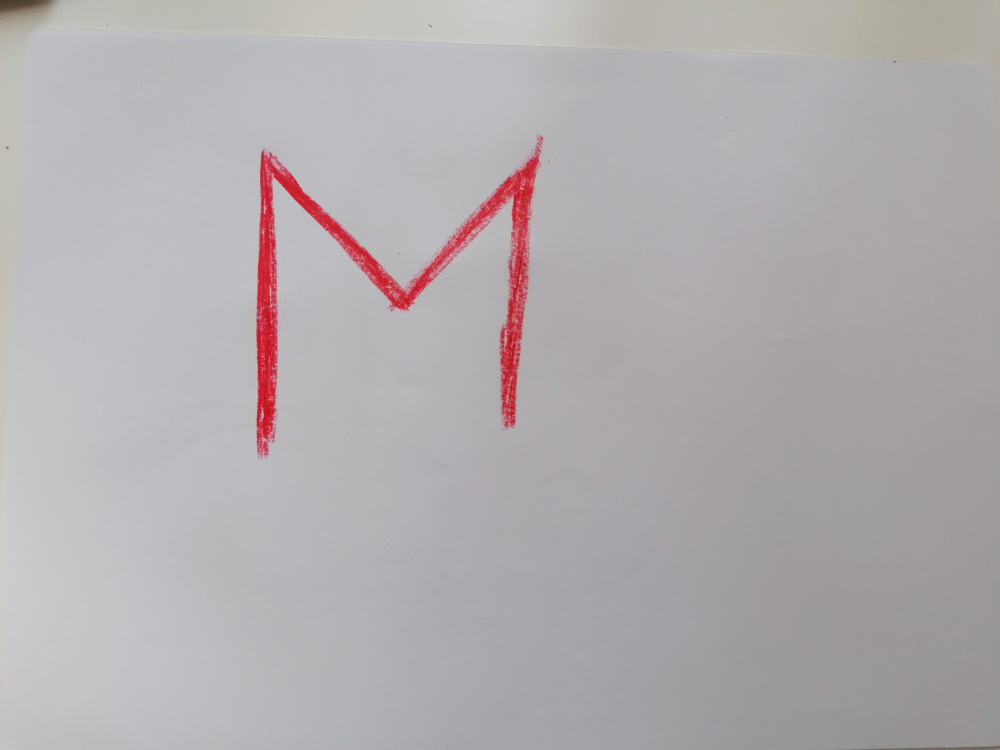
#> input picture Foto_prova_contorni.jpg, 4000 x 3000 px, given in place of the camera (shown at 1/4 size)
$ python ColorTracking.py   (older library calls are emulated)
#> lines starting #> are read from the running program, lines starting #| are printed output that depends on the picture
import cv2
import numpy
import argparse
import sys
import imutils
from collections import deque

OBJECT_LENGHT = (15 / 2.54) * 96 #(cm/(inches * cm)) * (pixel*inches) (resolution


def empty(a):
    pass
#Create the track bar HSV values (hue, saturation, value = brightness) to default
cv2.namedWindow("Prova")
cv2.resizeWindow("Prova", 640, 240)
cv2.createTrackbar("Hue MIN", "Prova", 17, 255, empty)
cv2.createTrackbar("Hue MAX", "Prova", 65, 255, empty)
cv2.createTrackbar("Sat MIN", "Prova", 95, 255, empty)
cv2.createTrackbar("Sat MAX", "Prova", 255, 255, empty)
cv2.createTrackbar("Val MIN", "Prova", 111, 255, empty)
cv2.createTrackbar("Val MAX", "Prova", 255, 255, empty)

class LaserTracker(object):
        #Set values to the trackbar output calues
        def values(self):
            self.hue_min = 17
            self.hue_max = 65
            self.sat_min = 95
            self.sat_max = 255
            self.val_min = 111
            self.val_max = 255

        #HSHSV values to detect an hand
        def values_mano(self):
            self.hue_min = cv2.getTrackbarPos("Hue MIN", "Prova")
            self.hue_max = cv2.getTrackbarPos("Hue MAX", "Prova")
            self.sat_min = cv2.getTrackbarPos("Sat MIN", "Prova")
            self.sat_max = cv2.getTrackbarPos("Sat MAX", "Prova")
            self.val_min = cv2.getTrackbarPos("Val MIN", "Prova")
            self.val_max = cv2.getTrackbarPos("Val MAX", "Prova")

        def __init__(self, cam_width=640, cam_height=480, hue_min=20, hue_max=120,
                 sat_min=100, sat_max=255, val_min=200, val_max=256,
                 display_thresholds=False, q_line_mano=0, m_line_mano=0):

            #Initial values
            self.cam_width = cam_width
            self.cam_height = cam_height
            self.hue_min = hue_min
            self.hue_max = hue_max
            self.sat_min = sat_min
            self.sat_max = sat_max
            self.val_min = val_min
            self.val_max = val_max
            self.display_thresholds = display_thresholds
            self.m_line_mano = 0
            self.q_line_mano = 0

            self.capture = None  # camera capture device
            self.channels = {
                'hue': None,
                'saturation': None,
                'value': None,
                'laser': None,
            }

            self.previous_position = None
            self.trail = numpy.zeros((self.cam_height, self.cam_width, 3),numpy.uint8)

        def create_and_position_window(self, name, xpos, ypos):
            """Creates a named widow placing it on the screen at (xpos, ypos)."""
            # Create a window
            cv2.namedWindow(name)
            # Resize it to the size of the camera image
            cv2.resizeWindow(name, self.cam_width, self.cam_height)
            # Move to (xpos,ypos) on the screen
            cv2.moveWindow(name, xpos,  ypos)

        def setup_camera_capture(self, device_num=0):
            """Perform camera setup for the device number (default device = 0).
            Returns a reference to the camera Capture object.
            """
#> in run, frame is the input picture: shape (3000, 4000, 3); mean B, G, R 176.5, 173.7, 178.1
            try:
                device = int(device_num)
                sys.stdout.write("Using Camera Device: {0}\n".format(device))
            except (IndexError, ValueError):
                # assume we want the 1st device
                device = 0
                sys.stderr.write("Invalid Device. Using default device 0\n")

            # Try to start capturing frames
            self.capture = cv2.VideoCapture(device, cv2.CAP_DSHOW)
            if not self.capture.isOpened():
                sys.stderr.write("Failed to Open Capture device. Quitting.\n")
                sys.exit(1)

            # set the wanted image size from the camera
            self.capture.set(
                cv2.cv.CV_CAP_PROP_FRAME_WIDTH if cv2.__version__.startswith('2') else cv2.CAP_PROP_FRAME_WIDTH,
                self.cam_width
            )
            self.capture.set(
                cv2.cv.CV_CAP_PROP_FRAME_HEIGHT if cv2.__version__.startswith('2') else cv2.CAP_PROP_FRAME_HEIGHT,
                self.cam_height
            )
            return self.capture

        def handle_quit(self, delay=10):
            """Quit the program if the user presses "Esc" or "q"."""
            key = cv2.waitKey(delay)
            c = chr(key & 255)
            if c in ['c', 'C']:
                self.trail = numpy.zeros((self.cam_height, self.cam_width, 3),
                                         numpy.uint8)
            if c in ['q', 'Q', chr(27)]:
                sys.exit(0)

        def threshold_image(self, channel):
            if channel == "hue":
                minimum = self.hue_min
                maximum = self.hue_max
            elif channel == "saturation":
                minimum = self.sat_min
                maximum = self.sat_max
            elif channel == "value":
                minimum = self.val_min
                maximum = self.val_max

            (t, tmp) = cv2.threshold(
                self.channels[channel],  # src
                maximum,  # threshold value
                0,  # we dont care because of the selected type
                cv2.THRESH_TOZERO_INV  # t type
            )

            (t, self.channels[channel]) = cv2.threshold(
                tmp,  # src
                minimum,  # threshold value
                255,  # maxvalue
                cv2.THRESH_BINARY  # type
            )


        def track_mano(self, frame, mask):

            pts = deque(maxlen=64)
            cnts = cv2.findContours(mask.copy(), cv2.RETR_EXTERNAL,
                                    cv2.CHAIN_APPROX_SIMPLE)
            cnts = imutils.grab_contours(cnts)
            center = None
            # only proceed if at least one contour was found
            if len(cnts) > 0:
                # find the largest contour in the mask, then use
                # it to compute the minimum enclosing circle and
                # centroid
                c = max(cnts, key=cv2.contourArea)

                rect = cv2.minAreaRect(c)
                box = cv2.boxPoints(rect)
                box = numpy.int0(box)
                #Fist point of the box is le lowest, than we determine the seocond lowest and one on the top
                lower_point_1 = box[3]
                if box[0][1] > box [2][1]:
                    lower_point_2 = box[0]
                else:
                    lower_point_2 = box[2]

                self.m_line_mano = (lower_point_2[1] - lower_point_1[1])/(lower_point_2[0] - lower_point_1[0])
                self.q_line_mano = lower_point_1[1] - lower_point_1[0] * self.m_line_mano
                cv2.line(frame, (lower_point_1[0], lower_point_1[1]), (lower_point_2[0], lower_point_2[1]), (0, 255, 0), 2)


        def track(self, frame, mask):
            """
            Track the position of the laser pointer.
            Code taken from
            http://www.pyimagesearch.com/2015/09/14/ball-tracking-with-opencv/

            center = None

            countours = cv2.findContours(mask, cv2.RETR_EXTERNAL,
                                         cv2.CHAIN_APPROX_SIMPLE)[-2]

            # only proceed if at least one contour was found
            if len(countours) > 0:
                # find the largest contour in the mask, then use
                # it to compute the minimum enclosing circle and
                # centroid
                c = max(countours, key=cv2.contourArea)
                ((x, y), radius) = cv2.minEnclosingCircle(c)
                moments = cv2.moments(c)
                if moments["m00"] > 0:
                    center = int(moments["m10"] / moments["m00"]), \
                             int(moments["m01"] / moments["m00"])
                else:
                    center = int(x), int(y)

                # only proceed if the radius meets a minimum size
                if radius > 10:
                    # draw the circle and centroid on the frame,
                    cv2.circle(frame, (int(x), int(y)), int(radius),
                               (0, 255, 255), 2)
                    cv2.circle(frame, center, 5, (0, 0, 255), -1)
                    # then update the pointer trail
                    if self.previous_position:
                        cv2.line(self.trail, self.previous_position, center,
                                 (255, 255, 255), 2)

            cv2.add(self.trail, frame, frame)
            self.previous_position = center
            """
            # find contours in the mask and initialize the current
            # (x, y) center of the ball
            pts = deque(maxlen=64)
            cnts = cv2.findContours(mask.copy(), cv2.RETR_EXTERNAL,
                                    cv2.CHAIN_APPROX_SIMPLE)
            cnts = imutils.grab_contours(cnts)
            center = None
            # only proceed if at least one contour was found
            if len(cnts) > 0:
                # find the largest contour in the mask, then use
                # it to compute the minimum enclosing circle and
                # centroid
                c = max(cnts, key=cv2.contourArea)

                rect = cv2.minAreaRect(c)
                box = cv2.boxPoints(rect)
                box = numpy.int0(box)
                cv2.drawContours(frame, [box], 0, (0, 0, 255), 2)
                #Find the object rotationa angle, its center and finds the line going throught the center and parallel to the object countor (its axes)
                if box[0][1] > box[2][1]:
                    highest_point_2 = box[0]
                else:
                    highest_point_2 = box[2]
                lowest_point = box[1]
                m_line = (highest_point_2[1] - lowest_point[1]) / (highest_point_2[0] - lowest_point[0])
                x_center = rect[0][0]
                y_center = rect[0][1]
                visible_lenght = rect[1][0]
                q_line = y_center - x_center * m_line
                x_point = self.cam_width #Substitute with self.cam_width
                try:
                    y_point = int(x_point * m_line + q_line)
                    x_center = int(x_center)
                    y_center = int(y_center)
                    #cv2.line(frame, (x_center, y_center), (x_point, y_point), (0, 255, 0), 2)
                except:
                    print("Cannot see pen")
                #Now knowing the the axes, the real object lenght and tis center we can find where the real edge is
                    #First I caluclate half the side of the contour
                half_side = visible_lenght/2 #(numpy.sqrt(numpy.square(box[0][0] - box[3][0]) + numpy.square(box[0][1] - box[3][1])))/2
                    #Than I find the radius of the points with center in the countr center and distant le object lenght - half the dise
                radius = OBJECT_LENGHT - half_side #+ numpy.sqrt(numpy.square(y_center) + numpy.square(x_center))
                    #Knowing the line angle i can find the points of the edge with cos and sin functions
                x_edge = (self.q_line_mano - q_line)/(m_line - self.m_line_mano)
                y_edge = x_edge*m_line + q_line
                #print(radius)
                #print(x_edge)
                #print(y_edge)
                try:
                    cv2.circle(frame, (int(x_edge), int(y_edge)), 50,(0, 255, 255), 2)
                except:
                    print("Cannot see hand")

                """print(int(x_center))
                print(int(y_center))
                print(x_point)
                print(y_point)
                print("Bordi scatola:")
                print(box)
                print("\nCentro, lunghezza e larghezza, angolo di rotazione: ")
                print(rect) """

                ((x, y), radius) = cv2.minEnclosingCircle(c)
                M = cv2.moments(c)
                # M>0 to avoid ZeroDivisionError
                if M["m00"] > 0:
                    center = int(M["m10"] / M["m00"]), \
                             int(M["m01"] / M["m00"])
                # only proceed if the radius meets a minimum size
                if radius > 10:
                    # draw the circle and centroid on the frame,
                    # then update the list of tracked points
                    cv2.circle(frame, (int(x), int(y)), int(radius),
                               (0, 255, 255), 2)
                    #cv2.circle(frame, center, 5, (0, 0, 255), -1)
            # update the points queue
            pts.appendleft(center)

            # loop over the set of tracked points
            for i in range(1, len(pts)):
                # if either of the tracked points are None, ignore
                # them
                if pts[i - 1] is None or pts[i] is None:
                    continue
                # otherwise, compute the thickness of the line and
                # draw the connecting lines
                thickness = int(numpy.sqrt(64 / float(i + 1)) * 2.5)
                cv2.line(frame, pts[i - 1], pts[i], (0, 0, 255), thickness)

        def detect_mano(self, frame):
            hsv_img = cv2.cvtColor(frame, cv2.COLOR_BGR2HSV)
#> hsv_img: shape (3000, 4000, 3); mean H, S, V 123.3, 9.9, 180.1

            # split the video frame into color channels
            h, s, v = cv2.split(hsv_img)
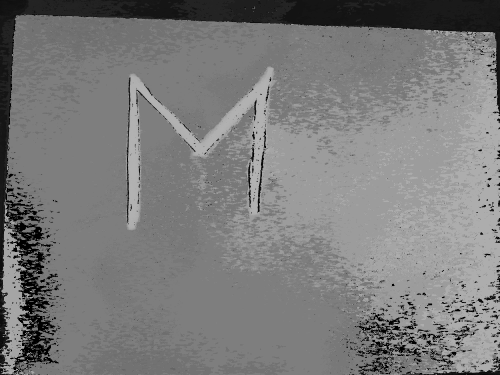
#> h: shape (3000, 4000) (shown at 1/8 size); min 0, max 179, mean 123.3
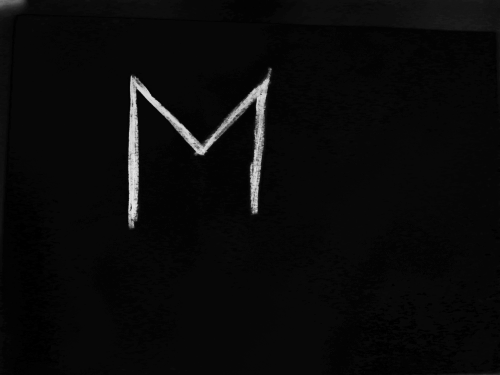
#> s: shape (3000, 4000) (shown at 1/8 size); min 0, max 255, mean 9.9
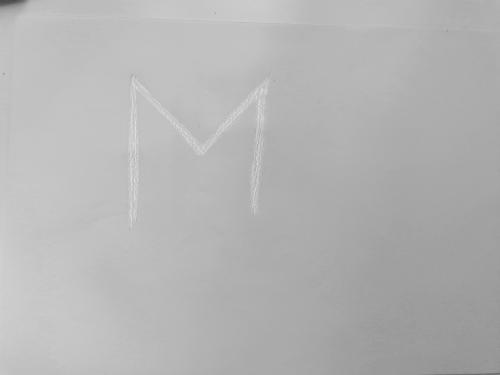
#> v: shape (3000, 4000) (shown at 1/8 size); min 53, max 255, mean 180.1

            self.channels['hue'] = h
            self.channels['saturation'] = s
            self.channels['value'] = v

            self.values_mano()
            # Threshold ranges of HSV components; storing the results in place
            self.threshold_image("hue")
#> in threshold_image, `(t, tmp) = cv2.threshold( self.channels[channel],`:
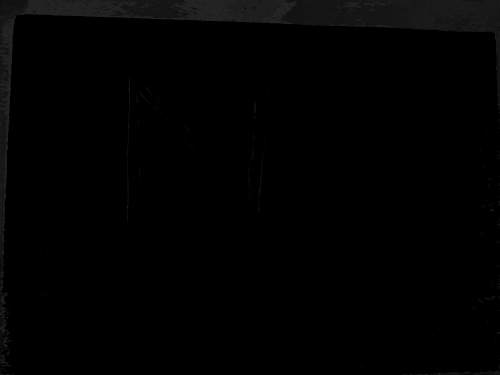
#> tmp: shape (3000, 4000) (shown at 1/8 size); min 0, max 55, mean 2
#> in threshold_image, `(t, tmp) = cv2.threshold( self.channels[channel],`: t = 65
#> in threshold_image, `(t, self.channels[channel]) = cv2.threshold( tmp,`: t = 17
            self.threshold_image("saturation")
            self.threshold_image("value")

            # Perform an AND on HSV components to identify the laser!
            self.channels['laser'] = cv2.bitwise_and(
                self.channels['hue'],
                self.channels['value']
            )
            self.channels['laser'] = cv2.bitwise_and(
                self.channels['saturation'],
                self.channels['laser']
            )

            # Merge the HSV components back together.
            hsv_image = cv2.merge([
                self.channels['hue'],
                self.channels['saturation'],
                self.channels['value'],
            ])
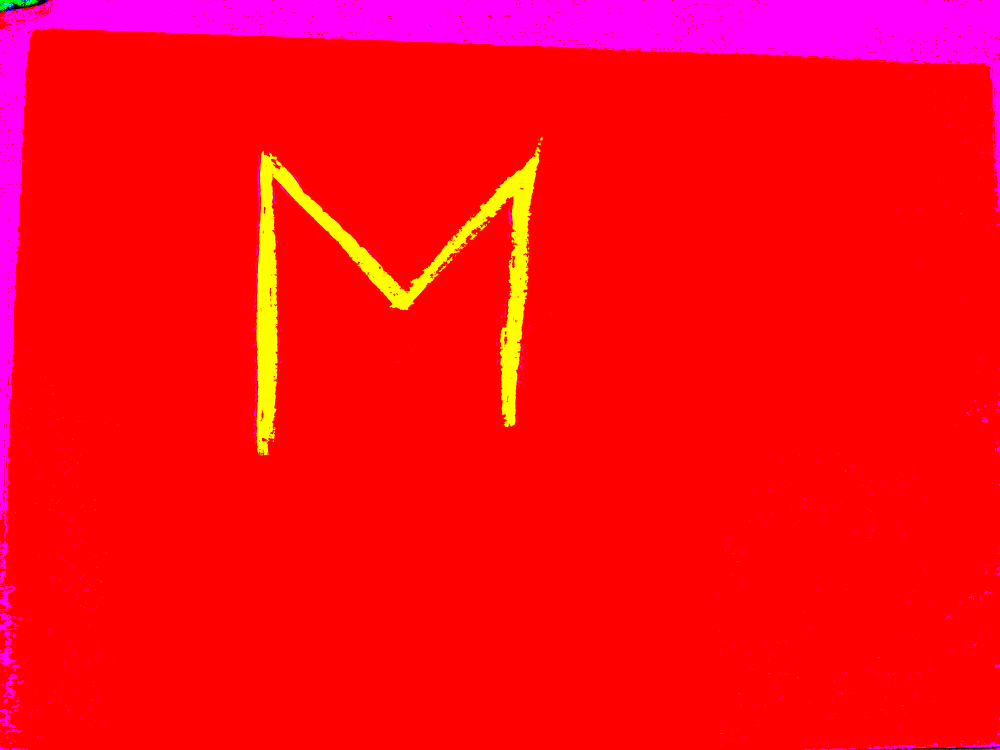
#> hsv_image: shape (3000, 4000, 3) (shown at 1/4 size); mean of channels 0, 1, 2 18.9, 4.8, 254.8; drawn as B, G, R

            # A series of erosions and dilations to remove any small blobs that may be left on the mask.
            # self.channels['laser'] = cv2.erode(self.channels['laser'], None, iterations=2)
            # self.channels['laser'] = cv2.dilate(self.channels['laser'], None, iterations=2)

            self.track_mano(frame, self.channels['laser'])
#> in track_mano, `cnts = cv2.findContours(mask.copy(), cv2.RETR_EXTERNAL, cv2.CHAIN_APPR..`: cnts = 0 contours
#> in track_mano, `cnts = imutils.grab_contours(cnts)`: cnts = []
            return hsv_img

        def detect(self, frame):
            hsv_img = cv2.cvtColor(frame, cv2.COLOR_BGR2HSV)


            # split the video frame into color channels
            h, s, v = cv2.split(hsv_img)


            self.channels['hue'] = h
            self.channels['saturation'] = s
            self.channels['value'] = v


            self.values()
            # Threshold ranges of HSV components; storing the results in place
            self.threshold_image("hue")
            self.threshold_image("saturation")
            self.threshold_image("value")

            # Perform an AND on HSV components to identify the laser!
            self.channels['laser'] = cv2.bitwise_and(
                self.channels['hue'],
                self.channels['value']
            )
            self.channels['laser'] = cv2.bitwise_and(
                self.channels['saturation'],
                self.channels['laser']
            )

            # Merge the HSV components back together.
            hsv_image = cv2.merge([
                self.channels['hue'],
                self.channels['saturation'],
                self.channels['value'],
            ])

            # A series of erosions and dilations to remove any small blobs that may be left on the mask.
            #self.channels['laser'] = cv2.erode(self.channels['laser'], None, iterations=2)
            #self.channels['laser'] = cv2.dilate(self.channels['laser'], None, iterations=2)

            self.track(frame, self.channels['laser'])

            return hsv_image

        def display(self, img, frame):
            """Display the combined image and (optionally) all other image channels
            NOTE: default color space in OpenCV is BGR.
            """
            cv2.imshow('RGB_VideoFrame', frame)
            cv2.imshow('LaserPointer', self.channels['laser'])
            if self.display_thresholds:
                cv2.imshow('Thresholded_HSV_Image', img)
                cv2.imshow('Hue', self.channels['hue'])
                cv2.imshow('Saturation', self.channels['saturation'])
                cv2.imshow('Value', self.channels['value'])

        def setup_windows(self):
            sys.stdout.write("Using OpenCV version: {0}\n".format(cv2.__version__))

            # create output windows
            self.create_and_position_window('LaserPointer', 0, 0)
            self.create_and_position_window('RGB_VideoFrame',
                                            10 + self.cam_width, 0)
            if self.display_thresholds:
                self.create_and_position_window('Thresholded_HSV_Image', 10, 10)
                self.create_and_position_window('Hue', 20, 20)
                self.create_and_position_window('Saturation', 30, 30)
                self.create_and_position_window('Value', 40, 40)

        def run(self):
            # Set up window positions
            self.setup_windows()
            # Set up the camera capture
            self.setup_camera_capture()

            while True:
                # 1. capture the current image
                success, frame = self.capture.read()
                if not success:  # no image captured... end the processing
                    sys.stderr.write("Could not read camera frame. Quitting\n")
                    sys.exit(1)

                hsv_image_mano = self.detect_mano(frame)
                cv2.imshow('Mano', self.channels['laser'])
                hsv_image = self.detect(frame)
#> in track, `cnts = cv2.findContours(mask.copy(), cv2.RETR_EXTERNAL, cv2.CHAIN_APPR..`: cnts = 0 contours
#> in track, `cnts = imutils.grab_contours(cnts)`: cnts = []
                self.display(hsv_image, frame)
                self.handle_quit()
#> (key Esc is pressed here)


if __name__ == '__main__':
    parser = argparse.ArgumentParser(description='Run the Laser Tracker')
    parser.add_argument('-W', '--width',
                        default=640,
                        type=int,
                        help='Camera Width')
    parser.add_argument('-H', '--height',
                        default=480,
                        type=int,
                        help='Camera Height')
    parser.add_argument('-u', '--huemin',
                        default=20,
                        type=int,
                        help='Hue Minimum Threshold')
    parser.add_argument('-U', '--huemax',
                        default=160,
                        type=int,
                        help='Hue Maximum Threshold')
    parser.add_argument('-s', '--satmin',
                        default=100,
                        type=int,
                        help='Saturation Minimum Threshold')
    parser.add_argument('-S', '--satmax',
                        default=255,
                        type=int,
                        help='Saturation Maximum Threshold')
    parser.add_argument('-v', '--valmin',
                        default=200,
                        type=int,
                        help='Value Minimum Threshold')
    parser.add_argument('-V', '--valmax',
                        default=255,
                        type=int,
                        help='Value Maximum Threshold')
    parser.add_argument('-d', '--display',
                        action='store_true',
                        help='Display Threshold Windows')
    params = parser.parse_args()

    tracker = LaserTracker(
        cam_width=params.width,
        cam_height=params.height,
        hue_min=params.huemin,
        hue_max=params.huemax,
        sat_min=params.satmin,
        sat_max=params.satmax,
        val_min=params.valmin,
        val_max=params.valmax,
        display_thresholds=params.display
    )
    tracker.run()
#> (the program exits here)
